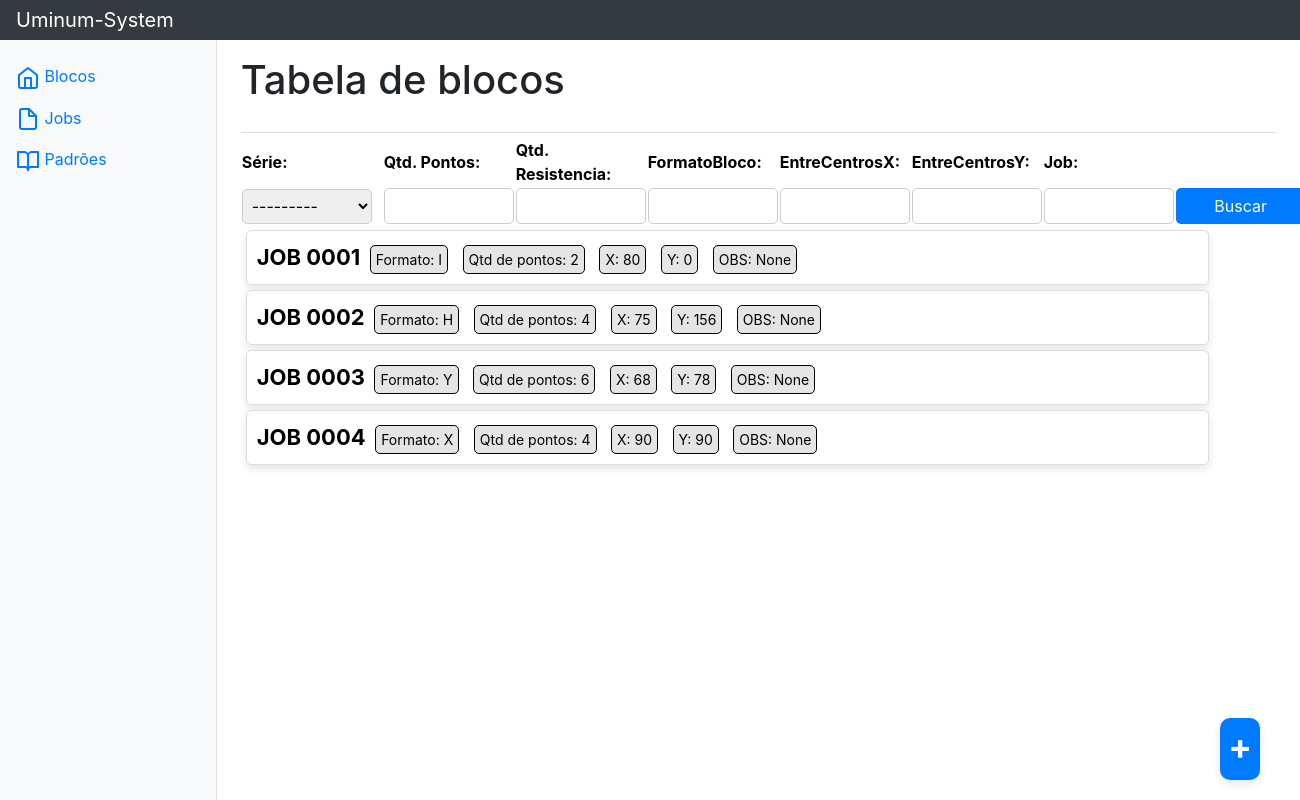
Page /blocos/ on the earlier database version.
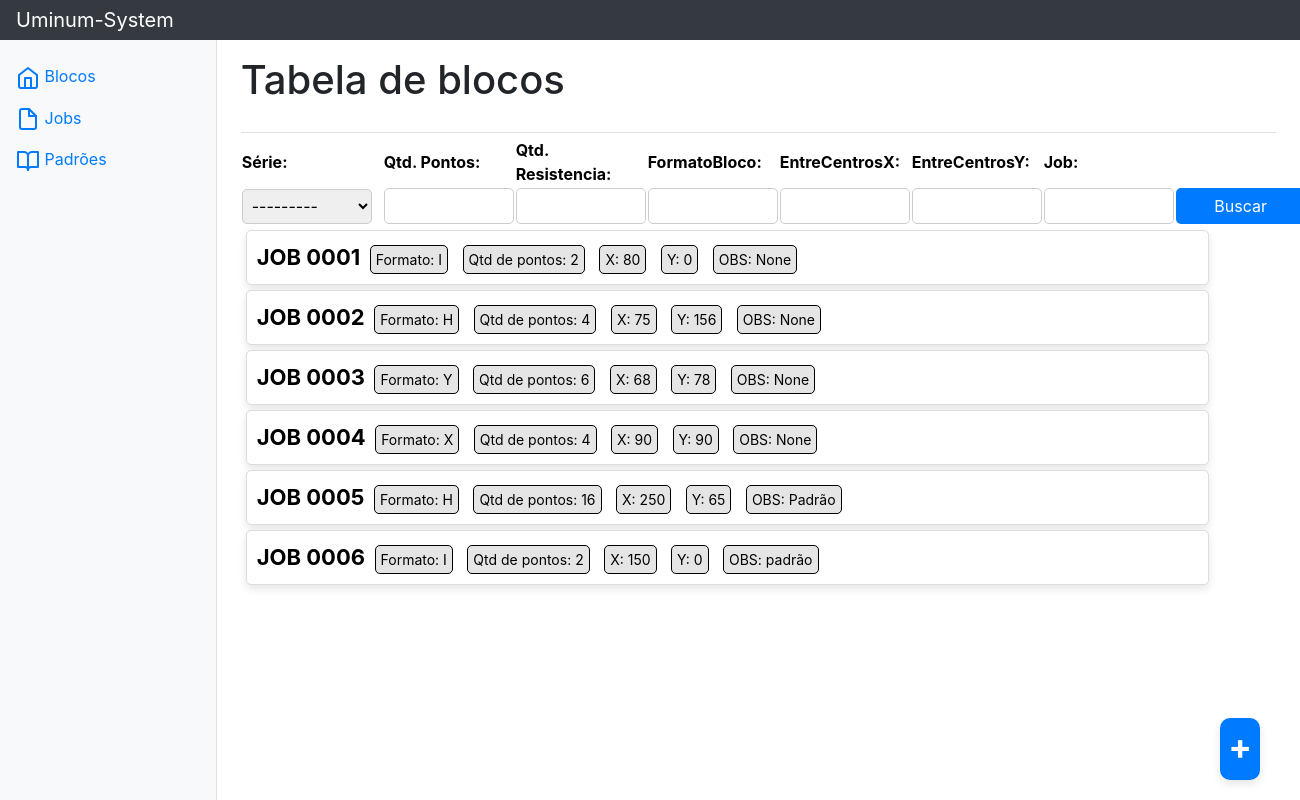
Same page on the later database version.
### Blocos/models.py (models this page shows, shortened)
class Serie(models.Model):
    id = models.AutoField(primary_key=True)
    Serie = models.CharField(max_length=1, blank=False, null=False)
    def __str__(self):
        return str(self.Serie)

class Produto(models.Model):
    id = models.AutoField(primary_key=True)
    Job = models.CharField(max_length=4 ,blank=False, null=False)
    Serie = models.ForeignKey(Serie, on_delete=models.PROTECT, related_name='serieBlocos')
    qtdPontos = models.IntegerField(blank=False, null=False)
    qtdResistencia = models.IntegerField(blank=False, null=False)
    formatoBloco = models.ForeignKey(Formato, on_delete=models.PROTECT, related_name='formasBlocos')
    entreCentrosX = models.IntegerField(blank=False, null=False)
    entreCentrosY = models.IntegerField(blank=False, null=False)
    pdf = models.FileField(upload_to='', default='ola.pdf', blank=False, null=False)
    obs = models.CharField(max_length=200, blank=True, null=True)

class Formato(models.Model):
    id = models.AutoField(primary_key=True)
    formato = models.CharField(max_length=2, blank=False, null=False)
    def __str__(self):
        return str(self.formato)

### Blocos/views.py (the view)
# urls.py: path('', listaBlocos.as_view(), name='ListaBloco'),
class listaBlocos(ListView):
    model = Produto
    template_name = 'lista_bloco.html'
    context_object_name = 'produto'
    def get_queryset(self):
        queryset = Produto.objects.all()
        self.filterset = ProdutoFilter(self.request.GET, queryset=queryset)
        return self.filterset.qs
    def get_context_data(self, **kwargs):
        context = super().get_context_data(**kwargs)
        context['filter'] = self.filterset
        return context

### Blocos/templates/lista_bloco.html (shortened to what this page needs)
{% extends "base.html" %}
{% block content %}
    <form method="GET" action="{% url 'ListaBloco' %}" class="form-filter">
        <h1>Tabela de blocos</h1>
        <div class="filters">
            <table>
                <thead>
                    <tr>
                        <th class="name-filter">Série:</th>
                        <th class="name-filter">Qtd. Pontos:</th>
                        <th class="name-filter">Qtd. Resistencia:</th>
                        <th class="name-filter">FormatoBloco:</th>
                        <th class="name-filter">EntreCentrosX:</th>
                        <th class="name-filter">EntreCentrosY:</th>
                        <th class="name-filter">Job:</th>
                    </tr>
                </thead>
                <tbody>
                    <tr>
                        <td>{{filter.form.Serie}}</td>
                        <td>{{filter.form.qtdPontos}}</td>
                        <td>{{filter.form.qtdResistencia}}</td>
                        <td>{{filter.form.formatoBloco__formato}}</td>
                        <td>{{filter.form.entreCentrosX}}</td>
                        <td>{{filter.form.entreCentrosY}}</td>
                        <td>{{filter.form.Job}}</td>
                        <td><button type="submit">Buscar</button></td>
                    </tr>
                </tbody>
            </table>
        </div>
    </form>
    <div class="produto-grid">
        {% if produto %}
            {% for object in produto %}
            <a href="{% url 'DetalheBloco' object.pk %}">
                <div class="card">
                    <div class="content-box">
                        <span id="jobs">JOB {{ object.Job }}</span>
                        <span class="three">Formato: {{ object.formatoBloco }}</span>
                        <span class="four">Qtd de pontos: {{ object.qtdPontos }}</span>
                        <span class="one">X: {{ object.entreCentrosX }}</span>
                        <span class="two">Y: {{ object.entreCentrosY }}</span>
                        <span class="five">OBS: {{ object.obs }}</span>
                    </div>
                </div>
            </a>
            {% endfor %}
        {% endif %}
    </div>
    <a href="{% url 'novoBloco' %}" class="static"><b>+</b>
    </a>
{% endblock %}

### UminumBloco/templates/base.html (shortened to what this page needs)
<!DOCTYPE html>
<html lang="en">
<head>
  <link href="https://stackpath.bootstrapcdn.com/bootstrap/4.5.2/css/bootstrap.min.css" rel="stylesheet">
</head>
<body>
  <nav class="navbar navbar-dark sticky-top bg-dark flex-md-nowrap p-0">
    <a class="navbar-brand col-md-3 col-lg-2 mr-0 px-3" href="{% url 'ListaBloco' %}">Uminum-System</a>
    {% load static %}
    <div class="navbar-nav">
      <div class="nav-item text-nowrap">
        <a class="nav-link px-3" href="#"></a>
      </div>
    </div>
  </nav>
  <div class="container-fluid">
    <div class="row">
      <nav id="sidebarMenu" class="col-md-3 col-lg-2 d-md-block bg-light sidebar collapse">
        <div class="sidebar-sticky">
          <ul class="nav flex-column">
            <li class="nav-item">
              <a class="nav-link active" href="{% url 'ListaBloco' %}">
                <span data-feather="home"></span>
                Blocos <span class="sr-only">(current)</span>
              </a>
            </li>
            <li class="nav-item">
              <a class="nav-link" href="{% url 'ListaJob' %}">
                <span data-feather="file"></span>
                Jobs
              </a>
            </li>
            <li class="nav-item">
              <a class="nav-link" href="#">
                <span data-feather="book-open"></span>
                Padrões
              </a>
            </li>
          </ul>
        </div>
      </nav>
      <main role="main" class="col-md-9 ml-sm-auto col-lg-10 px-md-4">
        <div class="justify-content-between flex-wrap flex-md-nowrap align-items-center pt-3 pb-2 mb-3 border-bottom">
          {% block content %}{% endblock %}
        </div>
      </main>
    </div>
  </div>
</body>
</html>

### UminumBloco/templates/base.html (style rules this page uses)
.sidebar-sticky .nav-link { text-decoration: none; }
.sidebar { position: fixed; top: 0; bottom: 0; left: 0; z-index: 100; padding: 48px 0 0; box-shadow: inset -1px 0 0 rgba(0, 0, 0, .1); }
.sidebar-sticky { position: relative; top: 0; height: calc(100vh - 48px); padding-top: .5rem; overflow-x: hidden; overflow-y: auto; }

### Blocos/templates/lista_bloco.html (style rules this page uses)
.produto-grid { width: 94%; float: left; }
.card { border: 1px solid #ddd; border-radius: 5px; padding: 10px; margin: 5px; box-shadow: 0 4px 8px rgba(0, 0, 0, 0.1); transition: transform 0.3s ease; }
.filters { width: 30%; float: left; margin-top: 25px; }
.form-filter { clear: both; }
.static { position: fixed; bottom: 20px; right: 40px; background-color: #007bff; color: #fff; border-radius: 10px; padding: 8px; padding-top: 2px; text-align: center; box-shadow: 0 4px 8px rgba(0, 0, 0, 0.1); cursor: pointer; }
.static b { font-size: 35px; }
form { justify-content: center; align-items: center; margin-bottom: 20px; }
input[type="text"], [type="number"], button { width: 130px; padding: 5px; border: 1px solid #ccc; border-radius: 5px; }
#id_Serie { border: 1px solid #ccc; width: 130px; padding: 5px; margin: 0; margin-right: 10px; }
button { padding: 6px; border: none; background-color: #007bff; color: #fff; border-radius: 5px; cursor: pointer; }
.one, .two, .three, .four, .five { background-color: rgb(230, 229, 229); padding: 5px; margin: 5px; border-radius: 5px; border: 1px solid black; }
span { font-size: 14px; color: black; }
select { width: 180px; height: 35px; margin: 0px 10px; border-radius: 5px; }
#jobs { font-size: 22px; font-weight: bold; }
.filters { width: 100%; color: rgb(0, 0, 0); }
th.name-filter { width: 142px; }

Differences in the rows shown:
added Produto: Job "0005", formatoBloco "H", qtdPontos "16", entreCentrosX "250", entreCentrosY "65", obs "Padrão"
added Produto: Job "0006", formatoBloco "I", qtdPontos "2", entreCentrosX "150", entreCentrosY "0", obs "padrão"
